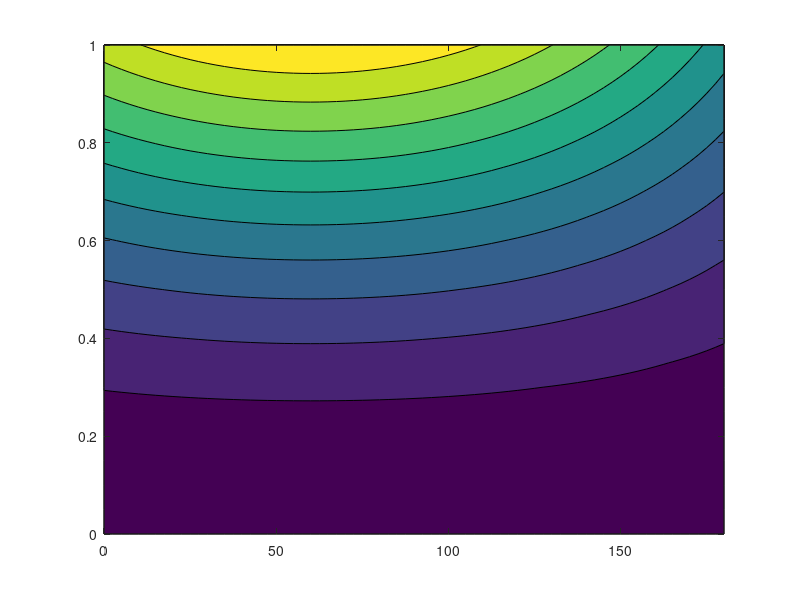
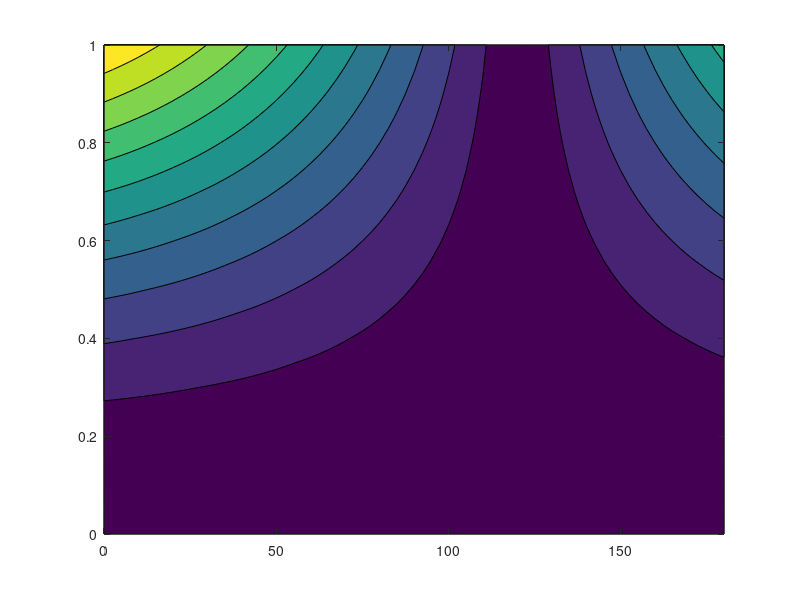
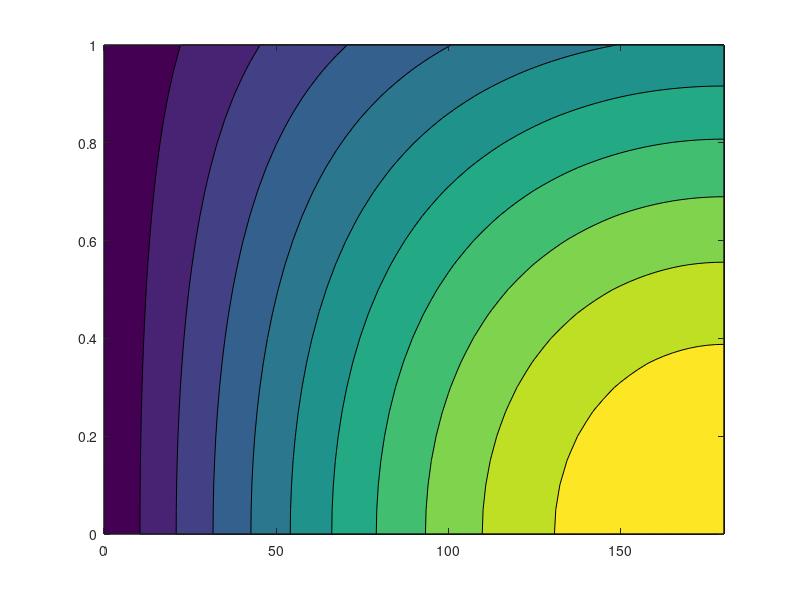
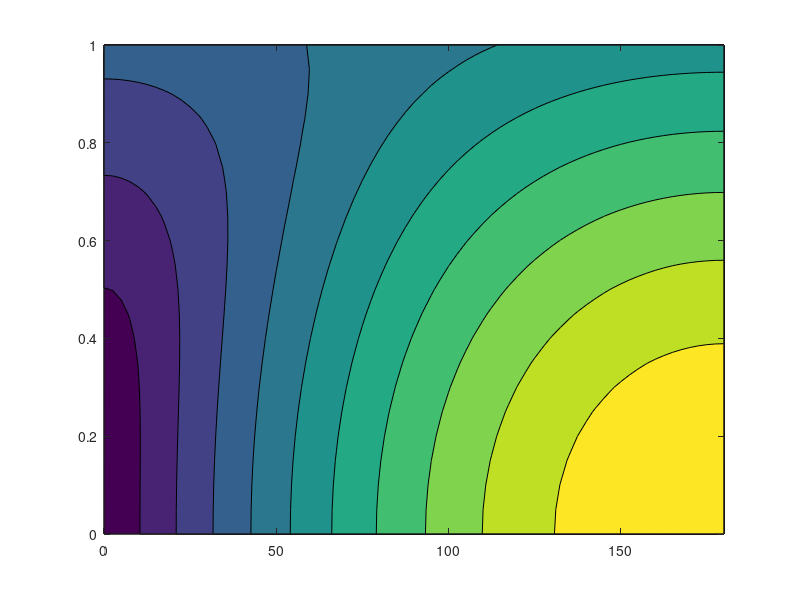

Here is the MATLAB script that generated these plots, in order:

mx=[];
V_lower=[];
V_sw=[];
V_higher=[];
for ma=0:0.05:1
    mx=[mx ma];
    V_lower_phi=[];
    V_sw_phi=[];
    V_higher_phi=[];
    Phix=[];
    for Phi=0:2.5:180
    V_lower_phi=[V_lower_phi (2/pi).* besselj(2,ma*pi/2).*sqrt(1-cosd(Phi+120))];
    V_sw_phi=[V_sw_phi, (2/pi).* besselj(0,ma*pi/2).*sqrt(1-cosd(Phi))];
    V_higher_phi=[V_higher_phi (2/pi).* besselj(2,ma*pi/2).*sqrt(1-cosd(Phi-120)) ];
    Phix=[Phix Phi];
    end
    V_lower=[V_lower ; V_lower_phi];
    V_sw=[V_sw ; V_sw_phi ];
    V_higher=[ V_higher ;V_higher_phi];
end
clear V_lower_phi V_sw_phi V_higher_phi ma Phi
%%
[X,Y] = meshgrid(Phix,mx);

figure();
contourf(X,Y,V_lower)


figure();
contourf(X,Y,V_higher)

figure();
contourf(X,Y,V_sw)

%%

figure();
contourf(X,Y,sqrt(V_sw.^2+V_higher.^2+V_lower.^2))
